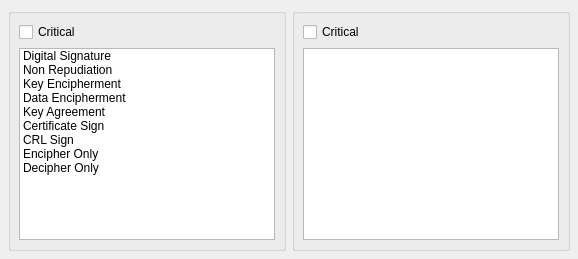
     <widget class="QWidget" name="tab_3">
      <attribute name="title">
       <string>Key usage</string>
      </attribute>
      <layout class="QVBoxLayout">
       <property name="margin">
        <number>8</number>
       </property>
       <item>
        <layout class="QHBoxLayout">
         <item>
          <widget class="QGroupBox" name="kuBox">
           <layout class="QVBoxLayout">
            <property name="margin">
             <number>8</number>
            </property>
            <item>
             <widget class="QCheckBox" name="kuCritical">
              <property name="text">
               <string notr="true">Critical</string>
              </property>
             </widget>
            </item>
            <item>
             <widget class="QListWidget" name="keyUsage">
              <property name="selectionMode">
               <enum>QAbstractItemView::MultiSelection</enum>
              </property>
              <property name="selectionBehavior">
               <enum>QAbstractItemView::SelectRows</enum>
              </property>
              <item>
               <property name="text">
                <string notr="true">Digital Signature</string>
               </property>
              </item>
              <item>
               <property name="text">
                <string notr="true">Non Repudiation</string>
               </property>
              </item>
              <item>
               <property name="text">
                <string notr="true">Key Encipherment</string>
               </property>
              </item>
              <item>
               <property name="text">
                <string notr="true">Data Encipherment</string>
               </property>
              </item>
              <item>
               <property name="text">
                <string notr="true">Key Agreement</string>
               </property>
              </item>
              <item>
               <property name="text">
                <string notr="true">Certificate Sign</string>
               </property>
              </item>
              <item>
               <property name="text">
                <string notr="true">CRL Sign</string>
               </property>
              </item>
              <item>
               <property name="text">
                <string notr="true">Encipher Only</string>
               </property>
              </item>
              <item>
               <property name="text">
                <string notr="true">Decipher Only</string>
               </property>
              </item>
             </widget>
            </item>
           </layout>
          </widget>
         </item>
         <item>
          <widget class="QGroupBox" name="ekuBox">
           <layout class="QVBoxLayout">
            <property name="margin">
             <number>8</number>
            </property>
            <item>
             <widget class="QCheckBox" name="ekuCritical">
              <property name="text">
               <string notr="true">Critical</string>
              </property>
             </widget>
            </item>
            <item>
             <widget class="QListWidget" name="ekeyUsage">
              <property name="selectionMode">
               <enum>QAbstractItemView::MultiSelection</enum>
              </property>
              <property name="selectionBehavior">
               <enum>QAbstractItemView::SelectRows</enum>
              </property>
             </widget>
            </item>
           </layout>
          </widget>
         </item>
        </layout>
       </item>
      </layout>
     </widget>
